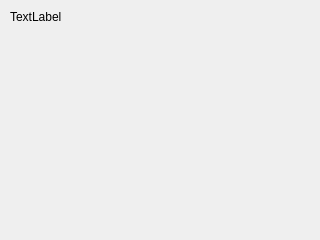
<?xml version="1.0" encoding="UTF-8"?>
<ui version="4.0">
 <class>Form</class>
 <widget class="QWidget" name="Form">
  <property name="geometry">
   <rect>
    <x>0</x>
    <y>0</y>
    <width>320</width>
    <height>240</height>
   </rect>
  </property>
  <property name="windowTitle">
   <string>Form</string>
  </property>
  <widget class="QLabel" name="Text">
   <property name="geometry">
    <rect>
     <x>10</x>
     <y>10</y>
     <width>301</width>
     <height>221</height>
    </rect>
   </property>
   <property name="sizePolicy">
    <sizepolicy hsizetype="Expanding" vsizetype="Expanding">
     <horstretch>0</horstretch>
     <verstretch>0</verstretch>
    </sizepolicy>
   </property>
   <property name="text">
    <string>TextLabel</string>
   </property>
   <property name="alignment">
    <set>Qt::AlignLeading|Qt::AlignLeft|Qt::AlignTop</set>
   </property>
  </widget>
 </widget>
 <resources/>
 <connections/>
</ui>
